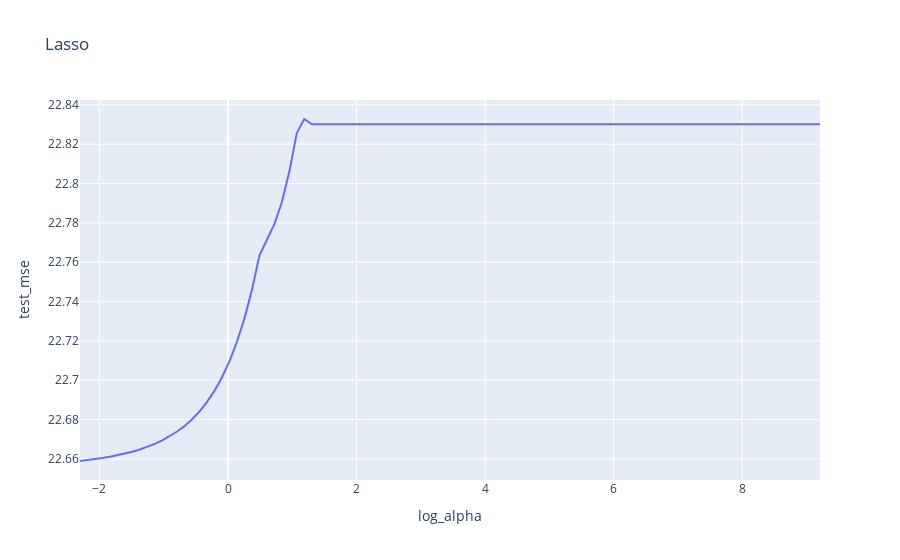

Notebook cell for this chart:
### Code cell
# use 10-fold cross-validation to select the best lambda (alpha) value for the lasso regression model

# define the alpha values to test
# note that the start/stop values in the first two arguments are the exponents
alphas = np.logspace(-1, 4, 100)

# create an empty list to store the cross-validation scores
lasso_cv_scores = []

# create a for loop to compute the cross-validation score for each alpha value
for alpha in alphas:
    lasso = Lasso(alpha=alpha)
    lasso_cv = cross_validate(estimator=lasso,
                              X=X_std,
                              y=y,
                              cv=10,
                              scoring='neg_root_mean_squared_error',
                              return_indices=True)
    lasso_cv_scores.append({'alpha': alpha,
                            'log_alpha': np.log(alpha),
                            'test_mse': -np.mean(lasso_cv['test_score'])})

# convert the cross-validation scores into a data frame
lasso_cv_scores_df = pd.DataFrame(lasso_cv_scores)

# plot the cross-validation scores as a function of alpha
px.line(lasso_cv_scores_df,
        x='log_alpha',
        y='test_mse',
        title='Lasso')

### Figure 1 — Plotly figure (JSON) as saved in the notebook; plotly's stock layout.template omitted (floating-point values rounded to 4 significant figures)
{"data": [{"hovertemplate": "log_alpha=%{x}<br>test_mse=%{y}<extra></extra>", "legendgroup": "", "line": {"color": "#636efa", "dash": "solid"}, "marker": {"symbol": "circle"}, "mode": "lines", "name": "", "orientation": "v", "showlegend": false, "type": "scatter", "x": [-2.303, -2.186, -2.07, -1.954, -1.837, -1.721, -1.605, -1.489, -1.372, -1.256, -1.14, -1.023, -0.9071, -0.7908, -0.6745, -0.5582, -0.4419, -0.3256, -0.2093, -0.09303, 0.02326, 0.1396, 0.2558, 0.3721, 0.4884, 0.6047, 0.721, 0.8373, 0.9536, 1.07, 1.186, 1.302, 1.419, 1.535, 1.651, 1.768, 1.884, 2.0, 2.117, 2.233, 2.349, 2.465, 2.582, 2.698, 2.814, 2.931, 3.047, 3.163, 3.279, 3.396, 3.512, 3.628, 3.745, 3.861, 3.977, 4.093, 4.21, 4.326, 4.442, 4.559, 4.675, 4.791, 4.908, 5.024, 5.14, 5.256, 5.373, 5.489, 5.605, 5.722, 5.838, 5.954, 6.07, 6.187, 6.303, 6.419, 6.536, 6.652, 6.768, 6.884, 7.001, 7.117, 7.233, 7.35, 7.466, 7.582, 7.699, 7.815, 7.931, 8.047, 8.164, 8.28, 8.396, 8.513, 8.629, 8.745, 8.861, 8.978, 9.094, 9.21], "xaxis": "x", "y": [22.66, 22.66, 22.66, 22.66, 22.66, 22.66, 22.66, 22.66, 22.66, 22.67, 22.67, 22.67, 22.67, 22.67, 22.68, 22.68, 22.68, 22.69, 22.69, 22.7, 22.71, 22.72, 22.73, 22.75, 22.76, 22.77, 22.78, 22.79, 22.81, 22.83, 22.83, 22.83, 22.83, 22.83, 22.83, 22.83, 22.83, 22.83, 22.83, 22.83, 22.83, 22.83, 22.83, 22.83, 22.83, 22.83, 22.83, 22.83, 22.83, 22.83, 22.83, 22.83, 22.83, 22.83, 22.83, 22.83, 22.83, 22.83, 22.83, 22.83, 22.83, 22.83, 22.83, 22.83, 22.83, 22.83, 22.83, 22.83, 22.83, 22.83, 22.83, 22.83, 22.83, 22.83, 22.83, 22.83, 22.83, 22.83, 22.83, 22.83, 22.83, 22.83, 22.83, 22.83, 22.83, 22.83, 22.83, 22.83, 22.83, 22.83, 22.83, 22.83, 22.83, 22.83, 22.83, 22.83, 22.83, 22.83, 22.83, 22.83], "yaxis": "y"}], "layout": {"legend": {"tracegroupgap": 0}, "title": {"text": "Lasso"}, "xaxis": {"anchor": "y", "domain": [0, 1], "title": {"text": "log_alpha"}}, "yaxis": {"anchor": "x", "domain": [0, 1], "title": {"text": "test_mse"}}}}
